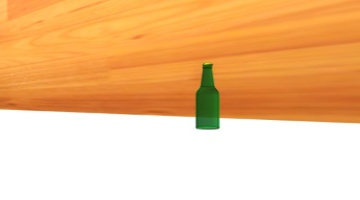
#> input picture detector/src/img_folder/frame_0.jpg, 360 x 200 px
$ python compare.py img_folder/frame_0.jpg img_folder/frame_120.jpg
#> lines starting #> are read from the running program, lines starting #| are printed output that depends on the picture; after the words box and inside, x2 and y2 are one past the last pixel; in counts of white or black regions, pixels touching at a corner belong together
import cv2
import sys
import os.path
import numpy as np

def drawMatches(img1, kp1, img2, kp2, matches):

    rows1 = img1.shape[0]
    cols1 = img1.shape[1]
    rows2 = img2.shape[0]
    cols2 = img2.shape[1]

    out = np.zeros((max([rows1,rows2]),cols1+cols2,3), dtype='uint8')
    out[:rows1,:cols1] = np.dstack([img1])
    out[:rows2,cols1:] = np.dstack([img2])
    for mat in matches:
        img1_idx = mat.queryIdx
        img2_idx = mat.trainIdx
        (x1,y1) = kp1[img1_idx].pt
        (x2,y2) = kp2[img2_idx].pt

        cv2.circle(out, (int(x1),int(y1)), 4, (255, 0, 0, 1), 1)
        cv2.circle(out, (int(x2)+cols1,int(y2)), 4, (255, 0, 0, 1), 1)
        cv2.line(out, (int(x1),int(y1)), (int(x2)+cols1,int(y2)), (255, 0, 0, 1), 1)

    return out

def compare(filename1, filename2):
#> called with filename1 = 'img_folder/frame_0.jpg', filename2 = 'img_folder/frame_120.jpg'
    img1 = cv2.imread(filename1)          # queryImage
#> img1 is the input picture: shape (200, 360, 3); mean B, G, R 142.4, 192.9, 241.8
    img2 = cv2.imread(filename2)          # trainImage
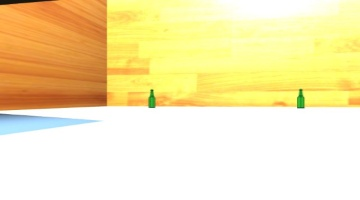
#> input picture detector/src/img_folder/frame_120.jpg, 360 x 200 px
#> img2 is the input picture: shape (200, 360, 3); mean B, G, R 178.2, 231.5, 246.8

    img1 = cv2.cvtColor(img1, cv2.COLOR_BGR2GRAY)
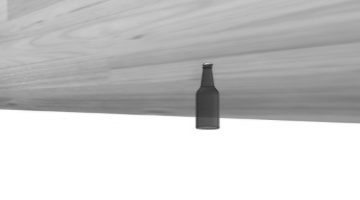
#> img1: shape (200, 360); min 47, max 255, mean 201.8
    img2 = cv2.cvtColor(img2, cv2.COLOR_BGR2GRAY)
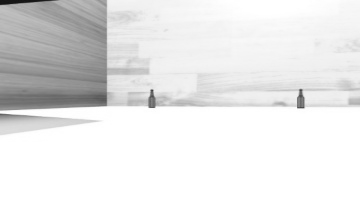
#> img2: shape (200, 360); min 20, max 255, mean 230
    #img1 = cv2.resize(img1, (250, 250))
    #img2 = cv2.resize(img2, (250, 250))

    # Initiate SIFT detector
    sift = cv2.xfeatures2d.SIFT_create()

    # find the keypoints and descriptors with SIFT
    kp1, des1 = sift.detectAndCompute(img1,None)
#> kp1 = 23 keypoints; strongest (x, y, size): (207, 108, 26.5), (217, 127, 3), (216, 126, 5), (192, 120, 5.5)
    kp2, des2 = sift.detectAndCompute(img2,None)
#> kp2 = 60 keypoints; strongest (x, y, size): (301, 90, 2.1), (152, 102, 7.9), (301, 97, 5.1), (100, 99, 11.7)

    # BFMatcher with default params
    bf = cv2.BFMatcher()
    matches = bf.match(des1,des2)
#> matches = 23 matches

    matches = sorted(matches, key=lambda val: val.distance)
    temp = [i.distance for i in matches]
#> temp = [141.9, 170.1, 190.4, 250.8, 257.7, 268.2, 269.3, 273.9, 281.5, 286.7, 293.1, 296.9, 299, 306.2, 307.5, 320.5, 358, 363.5, 376.4, 384.6, 395.7, 404.9, 474]
    similar_regions = [x for x in temp if x<100]
#> similar_regions = []

    if len(matches) != 0:
        print('SIFT similarity = ',(len(similar_regions)*1.0) / (len(matches)*1.0))
#| SIFT similarity =  0.0
    img3 = drawMatches(img1,kp1,img2,kp2,matches[:25])
#> in drawMatches, `out[:rows1,:cols1] = np.dstack([img1])`:
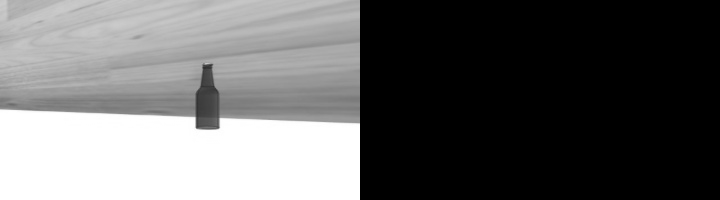
#> out: shape (200, 720, 3); min 0, max 255, mean 100.9
#> in drawMatches, `out[:rows2,cols1:] = np.dstack([img2])`:
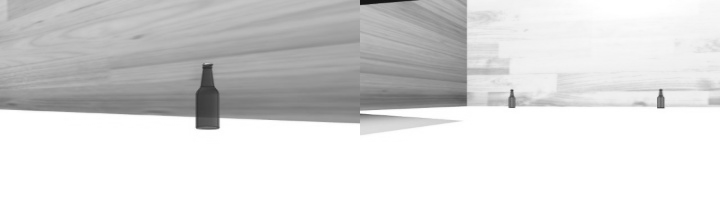
#> out: shape (200, 720, 3); min 20, max 255, mean 215.9
#> the loop in drawMatches, `for mat in matches:` made 23 passes
#> (img1_idx, img2_idx, x1, y1, x2, y2) on passes 1 to 12: (7, 22, 199.9, 76.48, 108.2, 36.66), (15, 22, 214.7, 76.61, 108.2, 36.66), (3, 23, 193.5, 103.5, 108.4, 48.19), (13, 37, 207.1, 68.37, 145.8, 71.19), (6, 8, 198.2, 93.53, 105.3, 29.22), (2, 17, 193.2, 103.4, 107.9, 95.98), (18, 21, 217, 84.75, 108.1, 90.34), (20, 2, 217.3, 126.9, 99.66, 98.68), (8, 56, 200.1, 70.89, 305.9, 102), (10, 41, 206.9, 107.6, 151.9, 101.8), (17, 35, 216, 126, 129.7, 93.08), (5, 17, 194, 111.2, 107.9, 95.98)
#> after the loop in drawMatches, `for mat in matches:`:
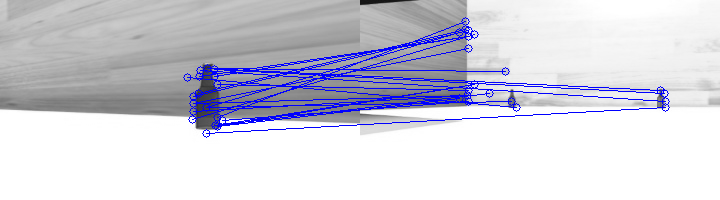
#> out: shape (200, 720, 3); 4.74% of pixels changed, all inside (x1, y1, x2, y2) = (183, 17, 670, 138); drawn as B, G, R

    # Show the image
    cv2.imshow('Matched Features', img3)
    cv2.waitKey(0)
    cv2.destroyWindow('Matched Features')

if len(sys.argv) != 3:
    sys.stderr.write("usage: compare.py <queryImageFile> <sourceImageFile>\n")
    sys.exit(-1)

compare(sys.argv[1], sys.argv[2])
